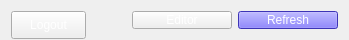
         <widget class="QWidget" name="session_history_top_bar" native="true">
          <property name="minimumSize">
           <size>
            <width>0</width>
            <height>40</height>
           </size>
          </property>
          <property name="maximumSize">
           <size>
            <width>16777215</width>
            <height>40</height>
           </size>
          </property>
          <layout class="QHBoxLayout" name="horizontalLayout_4">
           <item>
            <widget class="QPushButton" name="session_history_logout">
             <property name="minimumSize">
              <size>
               <width>75</width>
               <height>28</height>
              </size>
             </property>
             <property name="maximumSize">
              <size>
               <width>75</width>
               <height>30</height>
              </size>
             </property>
             <property name="styleSheet">
              <string notr="true">color: rgb(255, 255, 255);</string>
             </property>
             <property name="text">
              <string>Logout</string>
             </property>
            </widget>
           </item>
           <item>
            <spacer name="horizontalSpacer_2">
             <property name="orientation">
              <enum>Qt::Horizontal</enum>
             </property>
             <property name="sizeHint" stdset="0">
              <size>
               <width>40</width>
               <height>20</height>
              </size>
             </property>
            </spacer>
           </item>
           <item>
            <widget class="QPushButton" name="session_to_editor_button">
             <property name="minimumSize">
              <size>
               <width>100</width>
               <height>0</height>
              </size>
             </property>
             <property name="maximumSize">
              <size>
               <width>100</width>
               <height>30</height>
              </size>
             </property>
             <property name="styleSheet">
              <string notr="true">color: rgb(255, 255, 255);</string>
             </property>
             <property name="text">
              <string>Editor</string>
             </property>
            </widget>
           </item>
           <item>
            <widget class="QPushButton" name="session_history_refresh_button">
             <property name="minimumSize">
              <size>
               <width>100</width>
               <height>0</height>
              </size>
             </property>
             <property name="maximumSize">
              <size>
               <width>100</width>
               <height>30</height>
              </size>
             </property>
             <property name="styleSheet">
              <string notr="true">background-color: rgb(86, 73, 255); color: rgb(255, 255, 255);</string>
             </property>
             <property name="text">
              <string>Refresh</string>
             </property>
            </widget>
           </item>
          </layout>
         </widget>
